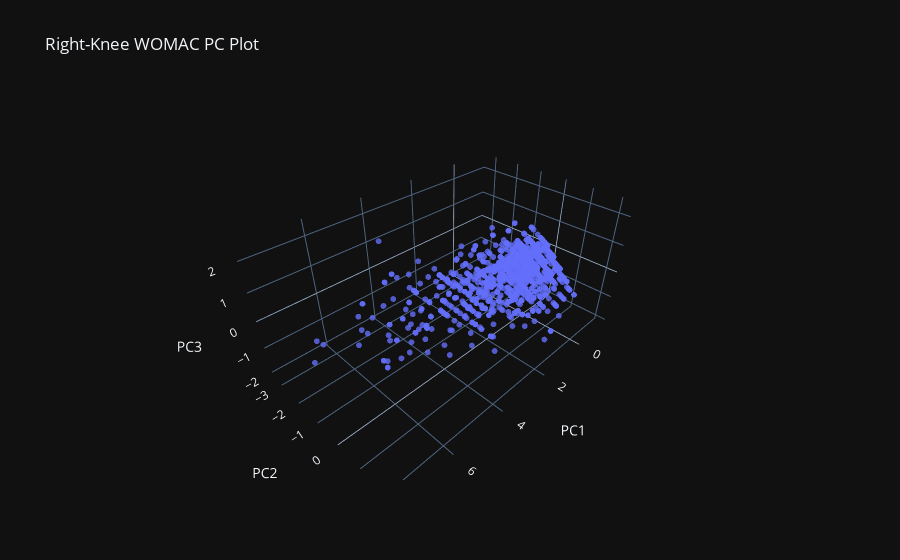

Notebook code cell kept with this figure:
### Code cell
right_knee_womac_pc_scatter = plot_pca_3d(v01_womac_right_drop_reduced_df,title='Right-Knee WOMAC PC Plot')
right_knee_womac_pc_scatter.show()

### Figure 1 — Plotly figure (JSON) as saved in the notebook; plotly's stock layout.template omitted (floating-point values rounded to 4 significant figures; data arrays with more than 128 entries replaced by an {"elided": "..."} marker saying what was removed)
{"data": [{"hovertemplate": "PC1=%{x}<br>PC2=%{y}<br>PC3=%{z}<extra></extra>", "legendgroup": "", "marker": {"color": "#636efa", "opacity": 0.8, "symbol": "circle", "size": 2}, "mode": "markers", "name": "", "scene": "scene", "showlegend": false, "x": {"elided": "2304 float values"}, "y": {"elided": "2304 float values"}, "z": {"elided": "2304 float values"}, "type": "scatter3d"}], "layout": {"scene": {"domain": {"x": [0.0, 1.0], "y": [0.0, 1.0]}, "xaxis": {"title": {"text": "PC1"}, "showgrid": true}, "yaxis": {"title": {"text": "PC2"}, "showgrid": true}, "zaxis": {"title": {"text": "PC3"}, "showgrid": true}}, "legend": {"tracegroupgap": 0}, "title": {"text": "Right-Knee WOMAC PC Plot"}}}
